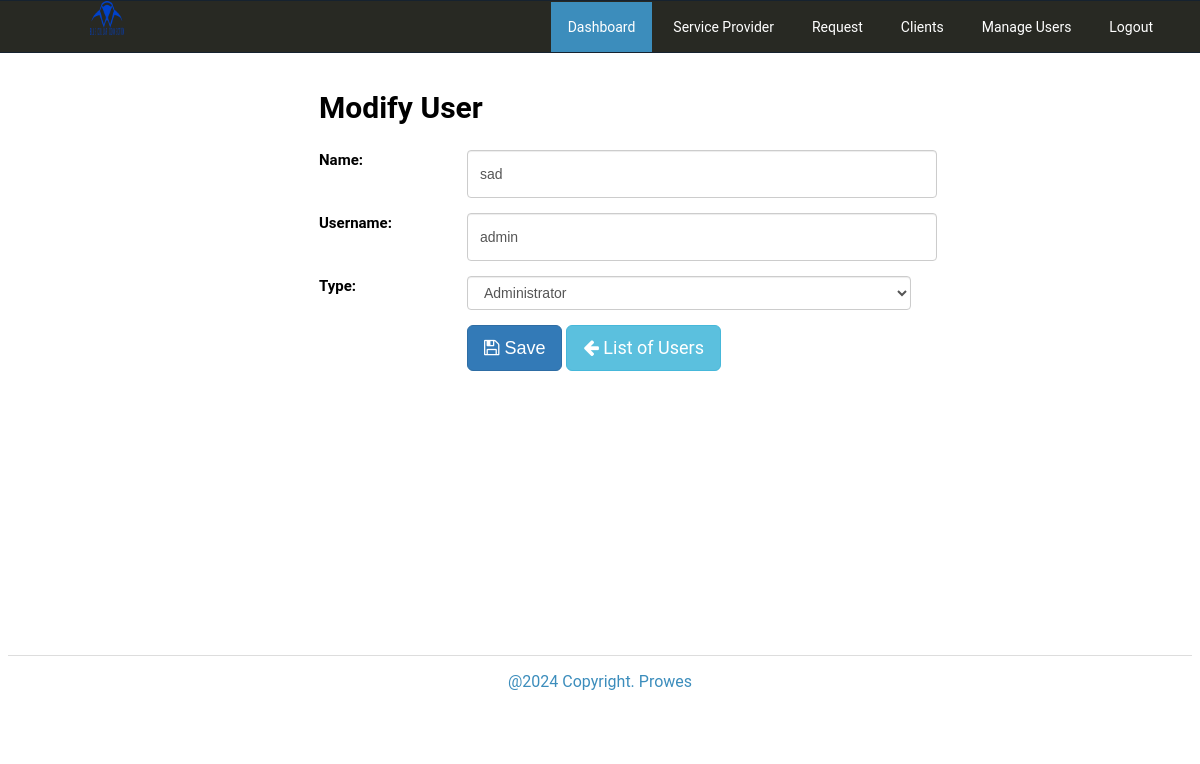
/admin/users/index.php?view=edit&id=15 (signed in), run on an earlier commit of the app's database.
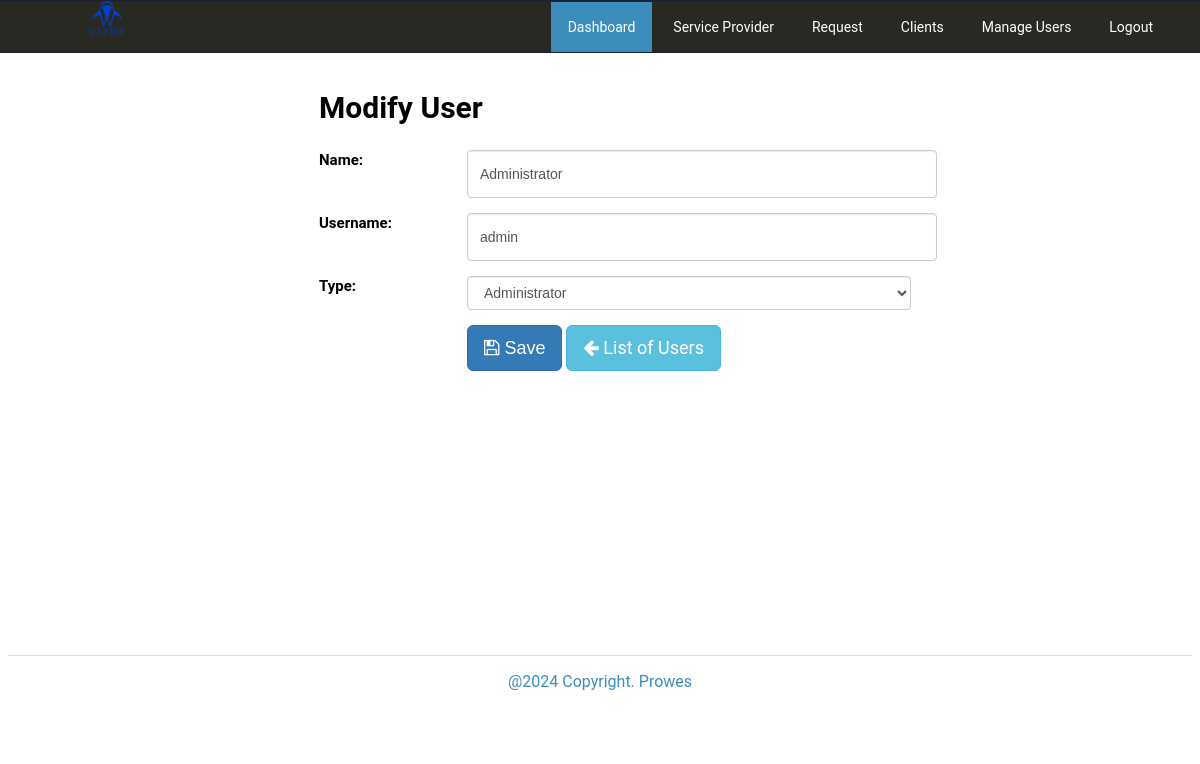
And on a later commit of the database.
### tables this page shows
CREATE TABLE `tblusers` (
  `USERID` int(11) NOT NULL,
  `NAME` varchar(90) NOT NULL,
  `UEMAIL` varchar(90) NOT NULL,
  `PASS` varchar(90) NOT NULL,
  `TYPE` varchar(30) NOT NULL,
  `PicLoc` text NOT NULL
);

### admin/users/index.php (called while the page is built, shortened)
<?php
require_once("../nav/navigation.php");
?>

### includes/database.php (called while the page is built, shortened)
<?php
class Database
{
    public $sql_string = '';
    private $conn;
    public function open_connection()
    {
        $this->conn = new mysqli(server, user, pass, database_name);
    }
    public function setQuery($sql = '')
    {
        $this->sql_string = $sql;
    }
    public function executeQuery()
    {
        $result = $this->conn->query($this->sql_string);
        return $result;
    }
    private function confirm_query($result)
    {
        return $result;
    }
    public function loadSingleResult()
    {
        $cur = $this->executeQuery();
        while ($row = $cur->fetch_object()) {
            return $data = $row;
        }
    }
}
$mydb = new Database();
?>

### includes/accounts.php (called while the page is built, shortened)
<?php
require_once(LIB_PATH.DS.'database.php');
class User {
	protected static  $tblname = "tblusers";
	function single_user($id=""){
			global $mydb;
			$mydb->setQuery("SELECT * FROM ".self::$tblname."
				Where USERID= '{$id}' LIMIT 1");
			$cur = $mydb->loadSingleResult();
			return $cur;
	}
}
?>

### admin/users/edit.php (the view, shortened to what this page needs)
<?php
  @$user_id = $_GET['id'];
  $user = New User();
  $singleuser = $user->single_user($user_id);
?>
 <form class="form-horizontal span6" action="controller.php?action=edit" method="POST">
               <div class="row no-gutters">
                <div class="col-md-3"></div>
                <div class="col-md-6">
                      <div class="page-header">
                          <h2>Modify User</h2>
                    </div>
                    <div class="form-group row no-gutters">
                      <label class="col-md-3 label" for=
                      "user_name">Name:</label>
                      <div class="col-md-9">
                         <input class="form-control input-sm" id="user_name" name="user_name" placeholder=
                            "Account Name" type="text" value="<?php echo $singleuser->NAME; ?>">
                      </div>
                    </div>
                    <div class="form-group row no-gutters">
                      <label class="col-md-3 label" for=
                      "user_email">Username:</label>
                      <div class="col-md-9">
                         <input class="form-control input-sm" id="user_email" name="user_email" placeholder=
                            "Username" type="text" value="<?php echo $singleuser->UEMAIL; ?>">
                      </div>
                    </div>
                     <div class="form-group row no-gutters">
                      <label class="col-md-3 label" for=
                      "user_type">Type:</label>
                      <div class="col-md-9">
                       <select class="form-control input-sm" name="user_type" id="user_type">
                          <option <?php echo ($singleuser->TYPE=='Administrator')? 'SELECTED':'';?>>Administrator</option>
                        </select>
                      </div>
                      </div>
                    <div class="form-group row no-gutters">
                      <label class="col-md-3 label" for=
                      "idno"></label>
                      <div class="col-md-9">
                       <button class="btn btn-primary btn-lg" id="usersave" name="save" type="submit" ><i class="fa fa-save"></i>  Save</button>
                          <a href="index.php" class="btn btn-info btn-lg"><span class="fa fa-arrow-left"></span> List of Users</a>
                       </div>
                    </div>
                </div>
                <div class="col-md-3"></div>
                </div>
        </form>

What changed in the data, as far as the page shows it:
changed tblusers "admin": user_name "sad" → "Administrator"
